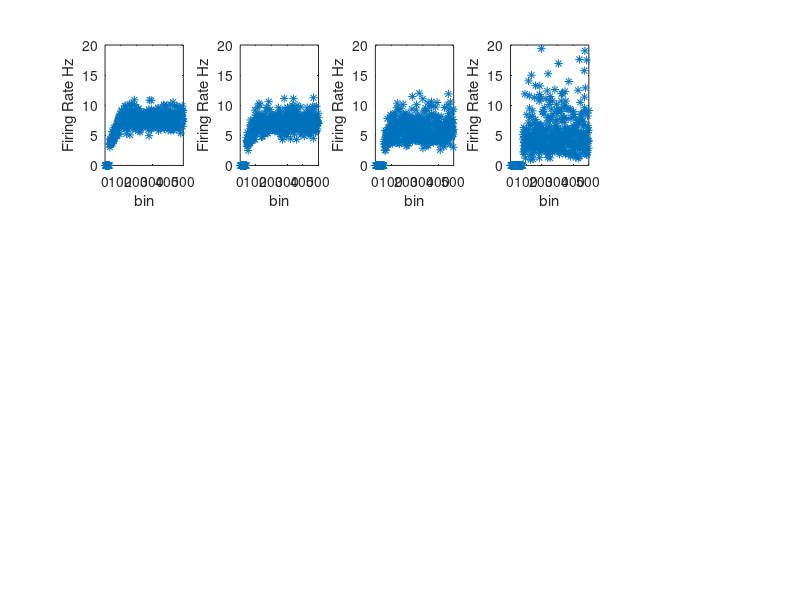

This chart was generated by the following MATLAB code: (Note: this script raises an error after producing the figure.)
%% The most realistic set of data below
%As of 3/19, this creates a set of N neurons with a latent
%state . As a result, A is 2x2 identity with some noise and multiplied through
%the 500 iterations. C is Nx2 and encodes the effect of the latent state on
%each neuron (each row). C was estimated to create realistic discharge rates. 
%Xs is how X changes through the trial and includes
%Gaussian noise awgn. 
%z(t) = Cx(t). Discharge rate is exp(z(t)).
%Start by estimating the number of active motor units given a desired force
%Output of the model is stored in seq, which is run through PLDSExample

clear all
%% Make force trace 
GoalF = 5;
force(1:101) = 0:GoalF/100:GoalF;                      %Linear 1s ramp with 4 second hold of a target force
force(101:500) = force(101);

%% Parameters of model: X and A
Xs = zeros(500,2);
A = [1,0; 0, 1];                        %This is the linear approximation of the dynamics and should always be dxd where d is dimensionality of latent state
Xi = [1 ; 1];                           %This is the initial latent state
Xs(1,:) = A * Xi;                       %How the latent state evolves through the trial

%% Estimate the numbers of active motor units for the 5 second trial. Based on Fuglevand, 1993 on the excitation level a unit begins
%Discharging action potentials. The force in this case is a proxy for the
%synaptic current

RTE = zeros(1,120); %Preallocating the vector of recruitment excitation levels. Sorry for the for loop
a = log(60)/120;    %Parameters of exponential relation. Last unit recruited at 60% MVC
for ff = 1:120
    RTE(ff) = exp(a*ff);
end

%Need to calcualte, at each instant, how far above recruitment threshold a
%unit is
AboveRTE = zeros(120,500);                  %Preallocate matrix where each row is a neuron and length of 500 ms.
for tt = 1:500
    AboveRTE(:,tt) = force(tt) - RTE;          %Find the difference between recruitment threshold and current force output
end

ActiveUnits =zeros(1,120);          %Preallocate how many units will eventually be 'turned on' by this force

for yy = 1:500
    nums = find(AboveRTE(:,yy)>0);                %Find all entries above zero
    ActiveUnits(yy) = length(nums);     %Find the index where RTE is greater than the force.This is approx # motor units active 
end
AboveRTE(AboveRTE<0)=0; %If units are not above RTE during the trial, they should be disregarded
neurons = ActiveUnits(500); %Total number of units discharging action potentials during the trial

%% Set the yDim to the number of motor activated (from the previous step)
Trials = 1; yDim = ActiveUnits(500); T = 500;
seq = struct();

%% The following will need to adjust the firing rates for the N active motor units using x, A, and u
for i = 2:500
    Xs(i,:) = A * Xs(i-1,:)';  %Evolution of latent state. Currently a boring identity matrix
end
Xs = awgn(Xs,35);                %Adding Gaussian noise to evolution, which models synaptic fluctations 
 
C = zeros(yDim,2);       %making driving matrix C be n rows (one for each neuron) and two columns (one for each latent input)
for mm = 1:yDim
    C(mm,1) = 2 + 0.00541*exp((0.049)*mm);        %Set the linear equation for how C changes for each neuron for input conductance
    C(mm,2) = 0.5 + 0.001666 * exp((0.048)*mm);     %Set linear equaiton for C for AHP duration
end


LinMult = AboveRTE ./5;                         %Create column array of force differences to model sigmoid relation between input force and discharge rate
LinMult = tanh(LinMult) * 0.5 + 0.5;             
LinMult = LinMult(1:ActiveUnits(500),:);            %Get to correct size

FiringRate = zeros(ActiveUnits(500),500);           %preallocate
AboveRTE = AboveRTE(1:ActiveUnits(500),1:500);
NoiseMat = ones(ActiveUnits(500),1); 
NoiseMat = NoiseMat .* (AboveRTE(:,500).* 5);
NoiseMat(NoiseMat<0) = 0;


%% Use the noise plut the discharge rates and send through exponential.
for kk = 1:500
    FiringRate(:,kk) = (C * Xs(kk,:)').* LinMult(:,kk); %Average firing rate for each neuron in column array 
end

for ooo = 1:ActiveUnits(500)
    FiringRate(ooo,:) =  awgn(FiringRate(ooo,:), NoiseMat(ooo)); %Add noise to the firing rate
end

FiringRate = exp(FiringRate); %Send through exponential

MultFR = FiringRate;

for rr = 1:ActiveUnits(500)
    for ss = 1:length(AboveRTE)
        if AboveRTE(rr,ss) == 0;
            MultFR(rr,ss) = 0;
        end
    end
end
AvgFiringRate = mean(MultFR(:,300:500),2);
%% Find the lambda value for PoissonRnd.
rng(123);
DummyVariable = zeros(ActiveUnits(500),5); %This is going to be the 5 seconds drawn from the Poisson Distribution
for JA = 1:ActiveUnits(500)
    DummyVariable(JA,:) = poissrnd(AvgFiringRate(JA),1,5);
end

Try = zeros(67,500);
for dan = 1:ActiveUnits(500)
   Try(dan,1:100) = binornd(ones(1,100),DummyVariable(dan,1)/100); 
   Try(dan,101:200) = binornd(ones(1,100),DummyVariable(dan,2)/100);
   Try(dan,201:300) = binornd(ones(1,100),DummyVariable(dan,3)/100);
   Try(dan,301:400) = binornd(ones(1,100),DummyVariable(dan,4)/100);
   Try(dan,401:500) = binornd(ones(1,100),DummyVariable(dan,2)/100);
end


seq.y = Try;
seq.T = T;
seq.yr = MultFR;
seq.x = Xs;
%seq.u = ones(2,500).*0.5; Unsure the best inputs for u

NumPlots = floor(ActiveUnits(500)/10); 
figure(1)
for aa = 1:NumPlots
    subplot(3,5,aa);
    plot(1:500, MultFR(aa*10,:),'*');
    xlabel('bin');
    ylabel('Firing Rate Hz');
    axis([0,500,0,20]);
end

%% print DR and CV values for time 0.5 - 1 s and 3.5 to 4 s
Multiplier = floor(ActiveUnits(500)/10);

ISI = 1./MultFR;  %Calculate the interspike interval at each time instant
ISI2 = ISI;
ISI(ISI==inf)=0;
ISI2(ISI2==inf)=0;
ISI2 = 10^3 .*ISI2;               %Convert to ms from seconds

%%% Time vector voodoo %%%
rounded_ISI = floor(ISI2);
rounded_ISI(isnan(rounded_ISI)) = 0; 
rounded2 = rounded_ISI(:,25:end);
for dd = 1:length(AboveRTE(:,500))
    discharge_index(dd,:) = cumsum(rounded_ISI(dd,:));
end


SDlow = zeros(1,Multiplier);
AVlow = zeros(1,Multiplier);
CVlow = zeros(1,Multiplier);
SDhi = zeros(1,Multiplier);
AVhi = zeros(1,Multiplier);
CVhi = zeros(1,Multiplier);

SDlow(1) = (std(ISI(1,50:100)))^2;          %Calculating SD^2 for ISI
AVlow(1) = (mean(ISI(1,50:100)))^3;         %Calculating avg^3 for ISI
CVlow(1) = sqrt((SDlow(1)/AVlow(1)))*100;
SDhi(1) = (std(ISI(1,350:400)))^2;
AVhi(1) = (mean(ISI(1,350:400)))^3;
CVhi(1) = sqrt((SDhi(1)/AVhi(1)))*100;
DRlow(1) = mean(MultFR(1,50:100));
DRhi(1) = mean(MultFR(1,350:400));
outcomes(1,:) = [AVlow(1), CVlow(1), AVhi(1),CVhi(1)];

for rr = 1:Multiplier
    SDlow(rr) = (std(ISI(rr*10,101:201)))^2;
    AVlow(rr) = (mean(ISI(rr*10,101:201)))^3;
    CVlow(rr) = sqrt((SDlow(rr)/AVlow(rr)))*100;
    SDhi(rr) = (std(ISI(rr*10,350:400)))^2;
    AVhi(rr) = (mean(ISI(rr*10,350:400)))^3;
    CVhi(rr) = sqrt((SDhi(rr)/AVhi(rr)))*100;
    DRlow(rr) = mean(MultFR(rr*10,101:201));
    DRhi(rr) = mean(MultFR(rr*10,350:400));
    outcomes(rr,:) = [DRlow(rr), CVlow(rr), DRhi(rr),CVhi(rr)];
end

Stats = {'DRi' 'CVi' 'DRf' 'CVf'};                  %Stats outputs a cell array with Discharge rate and CV initially (0.5-1 s) and at end (3.5- 4 s)
Stats(2:Multiplier+1,1) = num2cell(DRlow);          %(It's a cell array so each column can be labeled)
Stats(2:Multiplier+1,2) = num2cell(CVlow);
Stats(2:Multiplier+1,3) = num2cell(DRhi);
Stats(2:Multiplier+1,4) = num2cell(CVhi);

%% Isometric force production model from motor unit firing times

P = zeros(1,ActiveUnits(500));   %Preallocate vector of peak twitch force for each motor unit
b = log(100)/120;            %Constant multiplier for setting up force multiplier
for nn = 1:ActiveUnits(500)
    P(nn) = exp(b*nn);
end

TwitchTimes = zeros(1,ActiveUnits(500));  %Preallocate twitch contraction times
c = logb(100,3);
d = 1/c;
for ccc = 1:ActiveUnits(500)
    TwitchTimes(ccc) = 90*((1/P(ccc))^d);
end

NormTi = zeros(ActiveUnits(500),length(Xs));        
for hhh = 1:length(Xs)
    NormTi(:,hhh) = (TwitchTimes')./ISI2(:,hhh);
end
NormTi(NormTi==inf)=NaN;

force_mat = zeros(ActiveUnits(500),length(Xs));  %Preallocate the force for each motor unit at each time point
PoverT = P./TwitchTimes;
for fff = 1:length(Xs)
    force_mat(:,fff) = PoverT.* exp(1-(1/TwitchTimes')); %Gives the force output with no variability
end

S = -2.*((NormTi).^3);        %Makes the sigmoid to determine gain
S = 1 - exp(NormTi);
G = abs(S./NormTi);
G(G==inf)=0;

for rrrr = 1:ActiveUnits(500)
    for cccc = 1:length(Xs)
        if NormTi(rrrr,cccc) > 0.4
            force_mat(rrrr,cccc) = force_mat(rrrr,cccc) * G(rrrr,cccc);
        end
    end
end

for hello = 1:ActiveUnits(500)
    for bye = 1:length(Xs)
        if AboveRTE(hello,bye) == 0;
           force_mat(hello,bye) = 0;
        end
    end
end

Total_Force = sum(force_mat);
figure(2);
plot(Total_Force);          %Scaling up to arbitrary units
% ylim([0,10]);
ylabel('Force (au)');
xlabel('Time (ms)');
mean_force = mean(Total_Force(301:500));
SD_force = std(Total_Force(301:500));
CV_force = (SD_force./mean_force) * 100

%% Find a spectral density estiamte. 

Fout = Total_Force;
FS = 100;
figure(3);
pmtm(Fout,4,length(Fout),FS);
OutputDR = mean(MultFR(:,300:500),2);

%% Interval histograms

ISI2(ISI2 == 0) = NaN; 
ISI2(ISI2 > 200) = NaN;
figure(4)
histogram(ISI2(47,:))

Kurtosis = kurtosis(ISI2(47,300:500));
Skewness = skewness(ISI2(47,300:500));

Kurt_Value = nanmean(Kurtosis);
Skew_Value = nanmean(Skewness);
%dlmwrite('Model_Output2.csv',AvgFiringRate','-append');

figure(5);
L = logical(Try);
plotSpikeRaster(L,'PlotType','Scatter');

%% Raster 
rng(123);

lambda = zeros(neurons, length(force));
for j = 1:length(force)
    for mmmm = 1:neurons
        lambda(mmmm,j) = MultFR(mmmm,j);    
    end 
end
   
time = floor(exprnd(lambda)); 
Spike_vec = zeros(neurons,5000);
for lm = 1:neurons
    for jj = 10:length(force)
        if time(lm,jj) > 0
            Spike_vec(lm,(jj*10)+time(lm,jj)) = 1;
        else
            Spike_vec(lm,(jj*10)+time(lm,jj)) = 0;
        end
    end
end

newL = floor(length(Spike_vec)/10)
for nn = 1:neurons
    for d = 0:(newL-1)
        dsSub(nn,d+1) = sum(Spike_vec(nn,(d*10)+1:(d*10)+10));
    end
end

seq.y = dsSub
seq.T = length(dsSub);
seq.yr = MultFR;
%seq.u = ones(2,500).*0.5; Unsure the best inputs for u

figure;
plotSpikeRaster(logical(dsSub),'PlotType','Scatter');
set(gcf,'color','white')